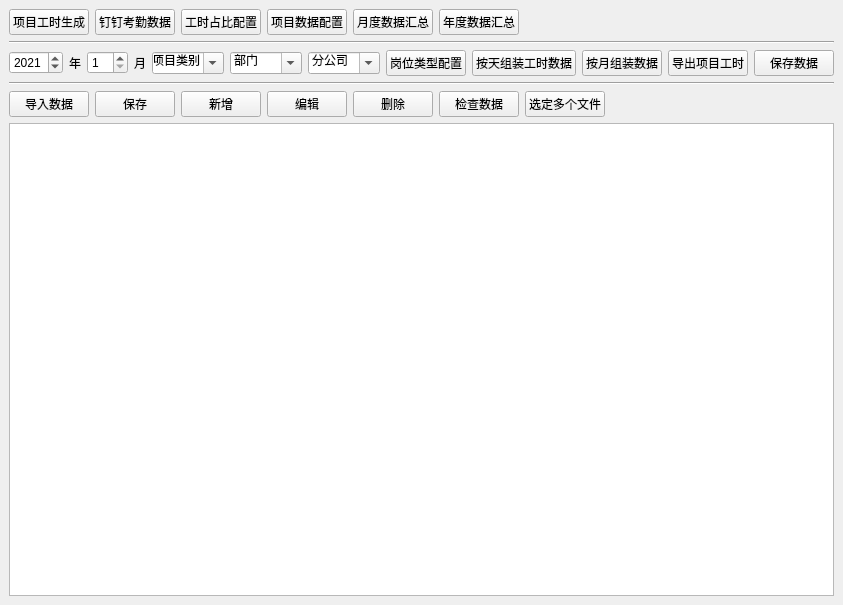
<?xml version="1.0" encoding="UTF-8"?>
<ui version="4.0">
 <class>MainWindow</class>
 <widget class="QMainWindow" name="MainWindow">
  <property name="geometry">
   <rect>
    <x>0</x>
    <y>0</y>
    <width>838</width>
    <height>605</height>
   </rect>
  </property>
  <property name="windowTitle">
   <string>MainWindow</string>
  </property>
  <widget class="QWidget" name="centralwidget">
   <layout class="QVBoxLayout" name="verticalLayout">
    <item>
     <layout class="QHBoxLayout" name="horizontalLayout">
      <item>
       <layout class="QGridLayout" name="gridLayout">
        <item row="0" column="1">
         <widget class="QPushButton" name="btnDingData">
          <property name="text">
           <string>钉钉考勤数据</string>
          </property>
         </widget>
        </item>
        <item row="0" column="0">
         <widget class="QPushButton" name="btnGenerateHours">
          <property name="text">
           <string>项目工时生成</string>
          </property>
         </widget>
        </item>
        <item row="0" column="2">
         <widget class="QPushButton" name="btnRatioHours">
          <property name="text">
           <string>工时占比配置</string>
          </property>
         </widget>
        </item>
       </layout>
      </item>
      <item>
       <widget class="QPushButton" name="btnProjectCfg">
        <property name="text">
         <string>项目数据配置</string>
        </property>
       </widget>
      </item>
      <item>
       <widget class="QPushButton" name="btnDataClc">
        <property name="text">
         <string>月度数据汇总</string>
        </property>
       </widget>
      </item>
      <item>
       <widget class="QPushButton" name="btnYearDataClc">
        <property name="text">
         <string>年度数据汇总</string>
        </property>
       </widget>
      </item>
      <item>
       <spacer name="horizontalSpacer">
        <property name="orientation">
         <enum>Qt::Horizontal</enum>
        </property>
        <property name="sizeHint" stdset="0">
         <size>
          <width>40</width>
          <height>20</height>
         </size>
        </property>
       </spacer>
      </item>
     </layout>
    </item>
    <item>
     <widget class="Line" name="line">
      <property name="orientation">
       <enum>Qt::Horizontal</enum>
      </property>
     </widget>
    </item>
    <item>
     <layout class="QHBoxLayout" name="horizontalLayout_2">
      <item>
       <widget class="QSpinBox" name="spinBoxYear">
        <property name="minimum">
         <number>2016</number>
        </property>
        <property name="maximum">
         <number>2099</number>
        </property>
        <property name="value">
         <number>2021</number>
        </property>
       </widget>
      </item>
      <item>
       <widget class="QLabel" name="labelYear">
        <property name="text">
         <string>年</string>
        </property>
       </widget>
      </item>
      <item>
       <widget class="QSpinBox" name="spinBoxMonth">
        <property name="minimum">
         <number>1</number>
        </property>
        <property name="maximum">
         <number>12</number>
        </property>
       </widget>
      </item>
      <item>
       <widget class="QLabel" name="labelMonth">
        <property name="text">
         <string>月</string>
        </property>
       </widget>
      </item>
      <item>
       <widget class="QComboBox" name="cbxProjectClsfy">
        <property name="editable">
         <bool>true</bool>
        </property>
        <property name="currentText">
         <string>项目类别</string>
        </property>
       </widget>
      </item>
      <item>
       <widget class="QComboBox" name="cbxDepartment">
        <property name="editable">
         <bool>true</bool>
        </property>
        <property name="currentText">
         <string>部门</string>
        </property>
       </widget>
      </item>
      <item>
       <widget class="QComboBox" name="cbxCompany">
        <property name="editable">
         <bool>true</bool>
        </property>
        <property name="currentText">
         <string>分公司</string>
        </property>
       </widget>
      </item>
      <item>
       <spacer name="horizontalSpacer_2">
        <property name="orientation">
         <enum>Qt::Horizontal</enum>
        </property>
        <property name="sizeHint" stdset="0">
         <size>
          <width>40</width>
          <height>20</height>
         </size>
        </property>
       </spacer>
      </item>
      <item>
       <widget class="QPushButton" name="btnPostTypeCfg">
        <property name="text">
         <string>岗位类型配置</string>
        </property>
       </widget>
      </item>
      <item>
       <widget class="QPushButton" name="btnAssembleHoursData">
        <property name="text">
         <string>按天组装工时数据</string>
        </property>
       </widget>
      </item>
      <item>
       <widget class="QPushButton" name="btnAssembleHoursMonthData">
        <property name="text">
         <string>按月组装数据</string>
        </property>
       </widget>
      </item>
      <item>
       <widget class="QPushButton" name="btnOutputPjctHours">
        <property name="text">
         <string>导出项目工时</string>
        </property>
       </widget>
      </item>
      <item>
       <widget class="QPushButton" name="btnSaveData">
        <property name="text">
         <string>保存数据</string>
        </property>
       </widget>
      </item>
     </layout>
    </item>
    <item>
     <widget class="Line" name="line_2">
      <property name="orientation">
       <enum>Qt::Horizontal</enum>
      </property>
     </widget>
    </item>
    <item>
     <layout class="QHBoxLayout" name="horizontalLayout_3">
      <item>
       <widget class="QPushButton" name="btnInputExcelData">
        <property name="text">
         <string>导入数据</string>
        </property>
       </widget>
      </item>
      <item>
       <widget class="QPushButton" name="btnExcelSave">
        <property name="text">
         <string>保存</string>
        </property>
       </widget>
      </item>
      <item>
       <widget class="QPushButton" name="btnExcelInsertCell">
        <property name="text">
         <string>新增</string>
        </property>
       </widget>
      </item>
      <item>
       <widget class="QPushButton" name="btnExcelEditCell">
        <property name="text">
         <string>编辑</string>
        </property>
       </widget>
      </item>
      <item>
       <widget class="QPushButton" name="btnExcelDeleteCell">
        <property name="text">
         <string>删除</string>
        </property>
       </widget>
      </item>
      <item>
       <widget class="QPushButton" name="btnClearData">
        <property name="text">
         <string>检查数据</string>
        </property>
       </widget>
      </item>
      <item>
       <widget class="QPushButton" name="btnSelectMultiFile">
        <property name="text">
         <string>选定多个文件</string>
        </property>
       </widget>
      </item>
      <item>
       <spacer name="horizontalSpacer_3">
        <property name="orientation">
         <enum>Qt::Horizontal</enum>
        </property>
        <property name="sizeHint" stdset="0">
         <size>
          <width>40</width>
          <height>20</height>
         </size>
        </property>
       </spacer>
      </item>
     </layout>
    </item>
    <item>
     <widget class="QTableWidget" name="tableWidget"/>
    </item>
   </layout>
  </widget>
 </widget>
 <resources/>
 <connections/>
</ui>
